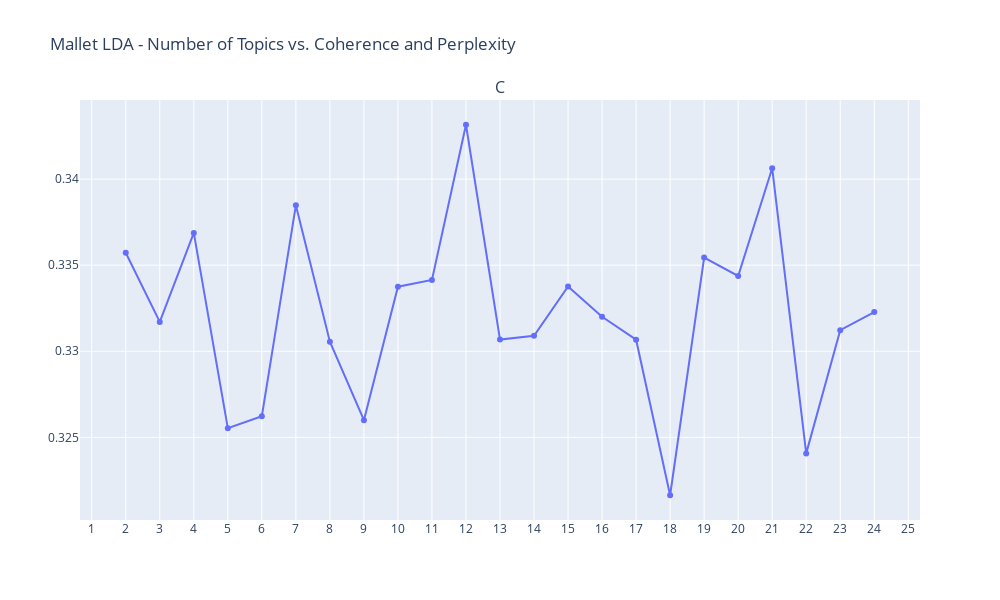

This figure's notebook cell:
### Code cell
mallet_coherence = []
for k in range(2,25):
    print('Round: '+str(k))
    sample_ldamodel_mallet = gensim.models.wrappers.LdaMallet(
       mallet_path, corpus=corpus, id2word=id2word)
    
    cm = gensim.models.coherencemodel.CoherenceModel(model=sample_ldamodel_mallet, texts=data_lemma, dictionary=id2word, coherence='c_v')
#     pp = sample_ldamodel_mallet.log_perplexity(corpus, total_docs=73)
    mallet_coherence.append((k,cm.get_coherence(), pp))
    
    
x_val = [x[0] for x in mallet_coherence]
y_val1 = [x[1] for x in mallet_coherence]
# y_val2 = [x[2] for x in mallet_coherence]

fig = make_subplots( rows=1, cols=1, subplot_titles=("Coherence score"), shared_xaxes=True,
                    vertical_spacing=0.02)

fig.add_trace(go.Scatter(name="Coherence score", x=x_val, y=y_val1, mode='lines+markers'), row=1, col=1)

# fig.add_trace(go.Scatter(name="Perplexity", x=x_val, y=y_val2, mode='lines+markers'), row=2, col=1)

fig.update_layout(height=600, width=1000, title_text="Mallet LDA - Number of Topics vs. Coherence and Perplexity", xaxis1 = dict(
        tickmode = 'linear', tick0 = 1, dtick = 1), xaxis2 = dict(tickmode = 'linear', tick0 = 1, dtick = 1))
fig.write_html("Images/Gensim_optimal.html")
fig.show()

### Figure 1 — Plotly figure (JSON) as saved in the notebook; plotly's stock layout.template omitted (floating-point values rounded to 4 significant figures)
{"data": [{"mode": "lines+markers", "name": "Coherence score", "type": "scatter", "x": [2, 3, 4, 5, 6, 7, 8, 9, 10, 11, 12, 13, 14, 15, 16, 17, 18, 19, 20, 21, 22, 23, 24], "xaxis": "x", "y": [0.3357, 0.3317, 0.3369, 0.3255, 0.3262, 0.3385, 0.3306, 0.326, 0.3338, 0.3341, 0.3432, 0.3307, 0.3309, 0.3338, 0.332, 0.3307, 0.3216, 0.3354, 0.3344, 0.3406, 0.3241, 0.3312, 0.3323], "yaxis": "y"}], "layout": {"annotations": [{"font": {"size": 16}, "showarrow": false, "text": "C", "x": 0.5, "xanchor": "center", "xref": "paper", "y": 1, "yanchor": "bottom", "yref": "paper"}], "height": 600, "title": {"text": "Mallet LDA - Number of Topics vs. Coherence and Perplexity"}, "width": 1000, "xaxis": {"anchor": "y", "domain": [0, 1], "dtick": 1, "tick0": 1, "tickmode": "linear"}, "xaxis2": {"dtick": 1, "tick0": 1, "tickmode": "linear"}, "yaxis": {"anchor": "x", "domain": [0, 1]}}}
